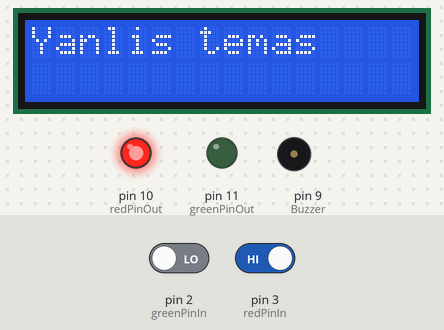
A sketch run on a simulated Arduino Uno, built with avr-gcc and run on an emulated ATmega328P. On the bench: 16×2 character LCD, output pins drawn as LEDs (lit = HIGH), buzzer (waves = sounding). The inputs (shaded band) are chosen by the test bench; at power-on: pin 3 (redPinIn) HIGH, pin 2 (greenPinIn) LOW. What the sketch prints to the serial monitor is not drawn.

Above: at 3.2 s.
3.3 s: pin 3 (redPinIn) driven LOW
At 3.9 s:
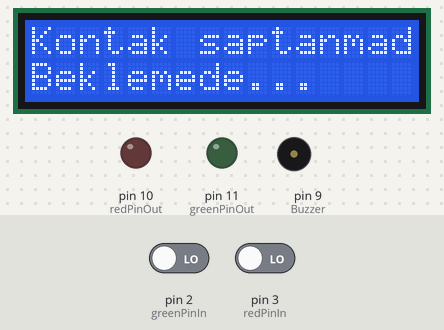
4.8 s: pin 2 (greenPinIn) driven HIGH
At 5.5 s:
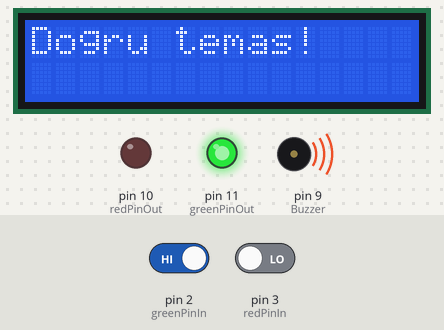
7.8 s: pin 2 (greenPinIn) driven LOW
At 8.4 s:
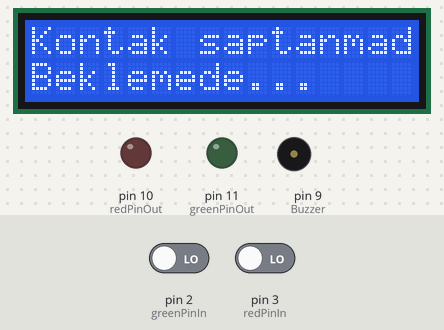
9.3 s: pin 3 (redPinIn) driven HIGH
At 10.0 s:
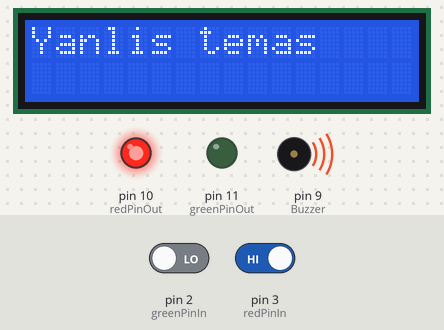
Timing chart, 0 to 12.3 s (numbered marks = the images above; inputs shaded):
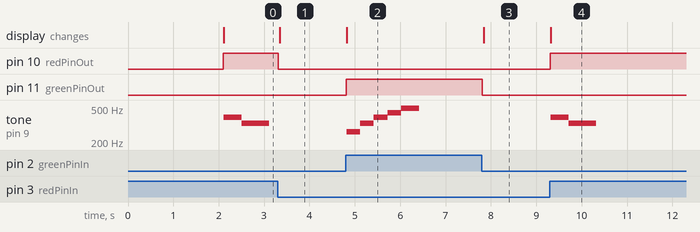

The sketch:

ArdunioUNOCode.ino
```cpp
#include <Wire.h>
#include <LiquidCrystal_I2C.h>

// Define notes
#define NOTE_C4  262
#define NOTE_D4  294
#define NOTE_E4  330
#define NOTE_F4  349
#define NOTE_G4  392
#define NOTE_A4  440
#define NOTE_B4  494

// Initialize the I2C LCD (address 0x27, 16 columns, 2 rows)
LiquidCrystal_I2C lcd(0x27, 16, 2);

// Pin assignments
const int greenPinIn  = 2;    // Correct contact input on D2
const int redPinIn    = 3;    // Wrong contact input on D3
const int redPinOut   = 10;   // Red LED/relay
const int greenPinOut = 11;   // Green LED/relay

// Timing variables for serial output
unsigned long lastSerialUpdate = 0;
const unsigned long SERIAL_UPDATE_INTERVAL = 1000; // Print every 1 second

void setup() {
  Serial.begin(9600);
  Serial.println(F("System initialization started..."));

  // Initialize LCD
  lcd.init();
  lcd.backlight();

  // Configure pins - using INPUT mode since we have external pull-down resistors
  pinMode(greenPinIn, INPUT);
  pinMode(redPinIn, INPUT);
  pinMode(redPinOut, OUTPUT);
  pinMode(greenPinOut, OUTPUT);
  pinMode(9, OUTPUT); // Buzzer

  // Initial state
  digitalWrite(redPinOut, LOW);
  digitalWrite(greenPinOut, LOW);

  // Welcome message
  lcd.setCursor(0, 0);
  lcd.print("Sistem hazir");
  lcd.setCursor(0, 1);
  lcd.print("Girdi bekleniyor...");
  delay(2000);

  Serial.println(F("Setup completed"));
}

void loop() {
    static unsigned long lastChangeTime = 0;
    static bool lastRedState = false;
    static bool lastGreenState = false;

    // Read input states (HIGH when 5V present, LOW when not connected due to pull-down)
    bool greenState = digitalRead(greenPinIn);
    bool redState = digitalRead(redPinIn);

    // Only process state changes after debounce delay
    if (millis() - lastChangeTime < 50) {
        return;
    }

    // Print debug info on state change or interval
    if ((greenState != lastGreenState) ||
        (redState != lastRedState) ||
        (millis() - lastSerialUpdate >= SERIAL_UPDATE_INTERVAL)) {

        Serial.print(F("\nD2: "));
        Serial.print(greenState);
        Serial.print(F(" D3: "));
        Serial.println(redState);

        lastSerialUpdate = millis();
    }

    // State machine
    if (!redState && !greenState) {
        // Idle state - no contact
        digitalWrite(redPinOut, LOW);
        digitalWrite(greenPinOut, LOW);

        if (lastRedState || lastGreenState) {
            lcd.clear();
            lcd.setCursor(0, 0);
            lcd.print("Kontak saptanmadi.");
            lcd.setCursor(0, 1);
            lcd.print("Beklemede...");
        }
    }
    else if (redState) {
        // Wrong contact (D3 active)
        digitalWrite(redPinOut, HIGH);
        digitalWrite(greenPinOut, LOW);

        if (!lastRedState) {
            lcd.clear();
            lcd.setCursor(0, 0);
            lcd.print("Yanlis temas");
            errorSound();
        }
    }
    else if (greenState) {
        // Correct contact (D2 active)
        digitalWrite(redPinOut, LOW);
        digitalWrite(greenPinOut, HIGH);

        if (!lastGreenState) {
            lcd.clear();
            lcd.setCursor(0, 0);
            lcd.print("Dogru temas!");
            happyTune();
        }
    }

    // Update last states if changed
    if (greenState != lastGreenState || redState != lastRedState) {
        lastChangeTime = millis();
        lastGreenState = greenState;
        lastRedState = redState;
    }

    delay(10);
}

void happyTune() {
  tone(9, NOTE_C4, 300);
  delay(300);
  tone(9, NOTE_E4, 300);
  delay(300);
  tone(9, NOTE_G4, 300);
  delay(300);
  tone(9, NOTE_A4, 300);
  delay(300);
  tone(9, NOTE_B4, 400);
  delay(400);
  noTone(9);
}

void errorSound() {
  tone(9, NOTE_G4, 400);
  delay(400);
  tone(9, NOTE_E4, 600);
  delay(600);
  noTone(9);
}
```

Measured:
- after the input at 3.3 s, pin 10 (redPinOut): HIGH → LOW at once; the display: changes at once (image 1)
- after the input at 4.8 s, pin 11 (greenPinOut): LOW → HIGH at once; tone on pin 9 (Buzzer): plays 262 Hz for 0.30 s, 330 Hz for 0.30 s, 392 Hz for 0.30 s, 440 Hz for 0.30 s, 494 Hz for 0.40 s, starting at once; the display: changes at once (image 2)
- after the input at 7.8 s, pin 11 (greenPinOut): HIGH → LOW at once; the display: changes at once (image 3)
- after the input at 9.3 s, pin 10 (redPinOut): LOW → HIGH at once; tone on pin 9 (Buzzer): silent → 392 Hz at once, → 330 Hz 0.40 s later, → silent 0.60 s later; the display: changes at once (image 4)
